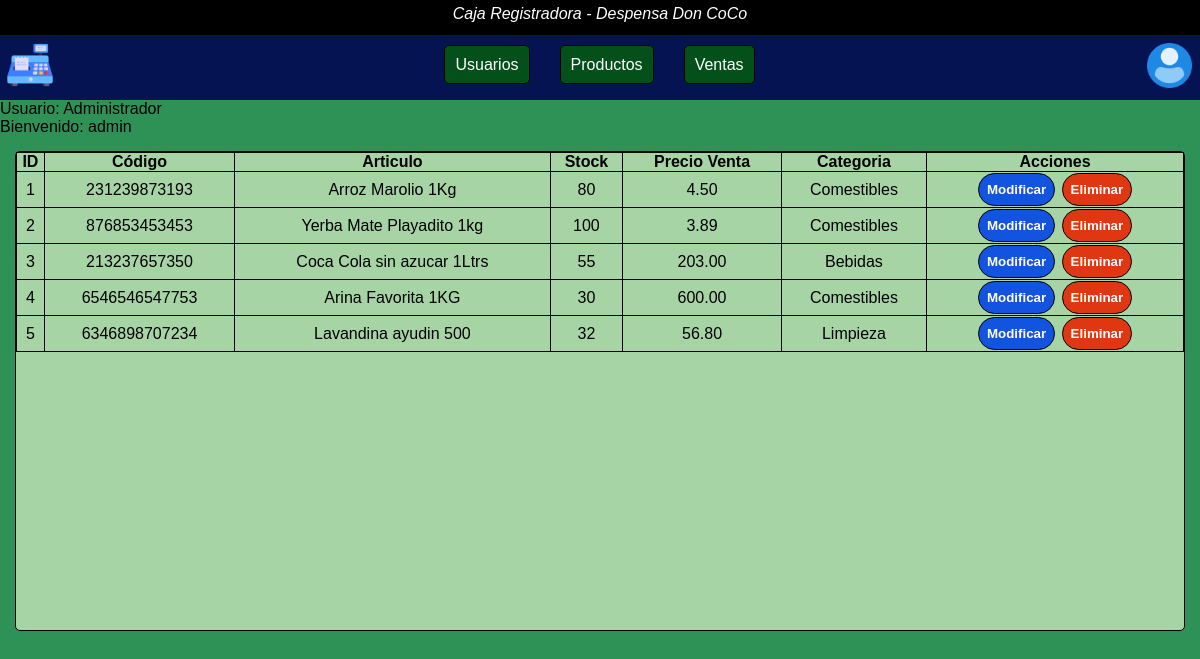
The app's page /php/products_table.php (signed in) with its own data.
### tables this page shows
CREATE TABLE `Productos` (
  `Id_producto` int(11) NOT NULL,
  `Cod_Barras` varchar(70) NOT NULL,
  `Nombre` varchar(70) NOT NULL,
  `Stock` int(11) NOT NULL,
  `Precio_Venta` decimal(10,2) NOT NULL,
  `Categoria` varchar(70) NOT NULL
);

### php/products_table.php (the view, shortened to what this page needs)
<?php
include ('connection.php');
?>
<!DOCTYPE html>
<html lang="en">
<head>
    <link rel="stylesheet" href="../css/tables.css">
    <link rel="stylesheet" href="../css/header.css">
</head>
<body>
    <?php require('header.php');?>
    <main>
        <?php
        if (isset($_SESSION['nombre']) && isset($_SESSION['tipo'])) {
            $user = $_SESSION['nombre'];
            $type = $_SESSION['tipo'];
            echo "Usuario: $type<br>";
            echo "Bienvenido: $user";
        } else {
            echo "ERROR de SESSION";
        }
        ?>
        <div class="table">
            <table>
                <tr>
                    <th>ID</th>
                    <th>Código</th>
                    <th>Articulo</th>
                    <th>Stock</th>
                    <th>Precio Venta</th>
                    <th>Categoria</th>
                    <th>Acciones</th>
                </tr>
                <?php
                $sql_prod = "SELECT * FROM Productos";
                $result = $conn->query($sql_prod);
                while($row = $result->fetch_assoc()) {?>
                <tr>
                    <td><?php echo $row['Id_producto'];?></td>
                    <td><?php echo $row['Cod_Barras'];?></td>
                    <td><?php echo $row['Nombre'];?></td>
                    <td><?php echo $row['Stock'];?></td>
                    <td><?php echo $row['Precio_Venta'];?></td>
                    <td><?php echo $row['Categoria'];?></td>
                    <td>
                        <button class="btn-modi"><a href="products_modify.php?id=<?php echo $row['Id_producto']?>">Modificar</a></button>
                        <button class="btn-del"><a href="products_delete.php?id=<?php echo $row['Id_producto']?>">Eliminar</a></button>
                    </td>
                </tr>
                <?php }?>
            </table>
        </div>
    </main>
</body>
</html>

### css/tables.css (style rules this page uses)
.table { background-color: #a6d4a5; height: 480px; margin: 15px; border-radius: 5px; border: 1px solid; }
.table table { width: 100%; border-collapse: collapse; }
.table table td, th { border: 1px solid; text-align: center; }
.btn-modi { text-decoration: none; background-color: #1253df; padding: 8px; margin: 1px; border-radius: 20px; border: 1px solid black; }
.btn-modi a { color: white; text-decoration: none; font-weight: bold; }
.btn-del { text-decoration: none; background-color: #df3712; padding: 8px; margin: 1px; border-radius: 20px; border: 1px solid black; }
.btn-del a { color: white; text-decoration: none; font-weight: bold; }

### css/header.css (style rules this page uses)
* { padding: 0; margin: 0; box-sizing: border-box; }
body { background-color: #2E9256; font-family: Verdana, Geneva, Tahoma, sans-serif; }

### records on screen
productos: Id_producto "1", Cod_Barras "231239873193", Nombre "Arroz Marolio 1Kg", Stock "80", Precio_Venta "4.50", Categoria "Comestibles"
productos: Id_producto "2", Cod_Barras "876853453453", Nombre "Yerba Mate Playadito 1kg", Stock "100", Precio_Venta "3.89", Categoria "Comestibles"
productos: Id_producto "3", Cod_Barras "213237657350", Nombre "Coca Cola sin azucar 1Ltrs", Stock "55", Precio_Venta "203.00", Categoria "Bebidas"
productos: Id_producto "4", Cod_Barras "6546546547753", Nombre "Arina Favorita 1KG", Stock "30", Precio_Venta "600.00", Categoria "Comestibles"
productos: Id_producto "5", Cod_Barras "6346898707234", Nombre "Lavandina ayudin 500", Stock "32", Precio_Venta "56.80", Categoria "Limpieza"

### other values on screen
$type "Administrador"
$user "admin"
